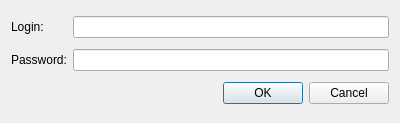
<?xml version="1.0" encoding="UTF-8"?>
<ui version="4.0">
 <class>LoginDialog</class>
 <widget class="QDialog" name="LoginDialog">
  <property name="geometry">
   <rect>
    <x>0</x>
    <y>0</y>
    <width>400</width>
    <height>123</height>
   </rect>
  </property>
  <property name="windowTitle">
   <string>Dialog</string>
  </property>
  <layout class="QGridLayout" name="gridLayout">
   <item row="0" column="0">
    <widget class="QLabel" name="loginLabel">
     <property name="text">
      <string>Login:</string>
     </property>
    </widget>
   </item>
   <item row="0" column="1">
    <widget class="QLineEdit" name="loginLineEdit"/>
   </item>
   <item row="1" column="0">
    <widget class="QLabel" name="passwordLabel">
     <property name="text">
      <string>Password:</string>
     </property>
    </widget>
   </item>
   <item row="1" column="1">
    <widget class="QLineEdit" name="passwordLineEdit"/>
   </item>
   <item row="2" column="0" colspan="2">
    <widget class="QDialogButtonBox" name="buttonBox">
     <property name="orientation">
      <enum>Qt::Horizontal</enum>
     </property>
     <property name="standardButtons">
      <set>QDialogButtonBox::Cancel|QDialogButtonBox::Ok</set>
     </property>
    </widget>
   </item>
  </layout>
 </widget>
 <resources/>
 <connections>
  <connection>
   <sender>buttonBox</sender>
   <signal>accepted()</signal>
   <receiver>LoginDialog</receiver>
   <slot>accept()</slot>
   <hints>
    <hint type="sourcelabel">
     <x>248</x>
     <y>254</y>
    </hint>
    <hint type="destinationlabel">
     <x>157</x>
     <y>274</y>
    </hint>
   </hints>
  </connection>
  <connection>
   <sender>buttonBox</sender>
   <signal>rejected()</signal>
   <receiver>LoginDialog</receiver>
   <slot>reject()</slot>
   <hints>
    <hint type="sourcelabel">
     <x>316</x>
     <y>260</y>
    </hint>
    <hint type="destinationlabel">
     <x>286</x>
     <y>274</y>
    </hint>
   </hints>
  </connection>
 </connections>
</ui>
